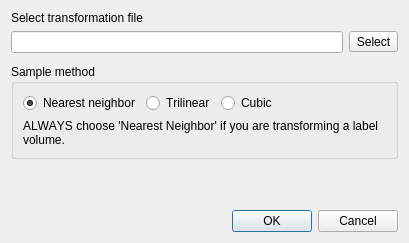
<?xml version="1.0" encoding="UTF-8"?>
<ui version="4.0">
 <class>DialogLoadTransform</class>
 <widget class="QDialog" name="DialogLoadTransform">
  <property name="geometry">
   <rect>
    <x>0</x>
    <y>0</y>
    <width>409</width>
    <height>243</height>
   </rect>
  </property>
  <property name="windowTitle">
   <string>Load Transform</string>
  </property>
  <layout class="QVBoxLayout" name="verticalLayout">
   <item>
    <widget class="QLabel" name="label">
     <property name="text">
      <string>Select transformation file</string>
     </property>
    </widget>
   </item>
   <item>
    <layout class="QHBoxLayout" name="horizontalLayout">
     <item>
      <widget class="QLineEdit" name="lineEditRegistration">
       <property name="enabled">
        <bool>true</bool>
       </property>
       <property name="minimumSize">
        <size>
         <width>0</width>
         <height>0</height>
        </size>
       </property>
      </widget>
     </item>
     <item>
      <widget class="QToolButton" name="toolButtonOpenRegistration">
       <property name="enabled">
        <bool>true</bool>
       </property>
       <property name="text">
        <string>Select</string>
       </property>
       <property name="icon">
        <iconset resource="freeview.qrc">
         <normaloff>:/resource/icons/file_open_16.png</normaloff>:/resource/icons/file_open_16.png</iconset>
       </property>
      </widget>
     </item>
    </layout>
   </item>
   <item>
    <spacer name="verticalSpacer_2">
     <property name="orientation">
      <enum>Qt::Vertical</enum>
     </property>
     <property name="sizeType">
      <enum>QSizePolicy::Fixed</enum>
     </property>
     <property name="sizeHint" stdset="0">
      <size>
       <width>5</width>
       <height>5</height>
      </size>
     </property>
    </spacer>
   </item>
   <item>
    <widget class="QGroupBox" name="groupBox">
     <property name="enabled">
      <bool>true</bool>
     </property>
     <property name="font">
      <font>
       <weight>50</weight>
       <bold>false</bold>
       <kerning>false</kerning>
      </font>
     </property>
     <property name="title">
      <string notr="true">Sample method</string>
     </property>
     <property name="flat">
      <bool>false</bool>
     </property>
     <property name="checkable">
      <bool>false</bool>
     </property>
     <layout class="QGridLayout" name="gridLayout">
      <item row="0" column="0">
       <widget class="QRadioButton" name="radioNearest">
        <property name="text">
         <string>Nearest neighbor</string>
        </property>
        <property name="checked">
         <bool>true</bool>
        </property>
       </widget>
      </item>
      <item row="0" column="1">
       <widget class="QRadioButton" name="radioTrilinear">
        <property name="text">
         <string>Trilinear</string>
        </property>
       </widget>
      </item>
      <item row="0" column="3">
       <spacer name="horizontalSpacer">
        <property name="orientation">
         <enum>Qt::Horizontal</enum>
        </property>
        <property name="sizeHint" stdset="0">
         <size>
          <width>115</width>
          <height>17</height>
         </size>
        </property>
       </spacer>
      </item>
      <item row="1" column="0" colspan="4">
       <widget class="QLabel" name="label_2">
        <property name="text">
         <string>ALWAYS choose 'Nearest Neighbor' if you are transforming a label volume.</string>
        </property>
        <property name="textFormat">
         <enum>Qt::PlainText</enum>
        </property>
        <property name="alignment">
         <set>Qt::AlignLeading|Qt::AlignLeft|Qt::AlignTop</set>
        </property>
        <property name="wordWrap">
         <bool>true</bool>
        </property>
       </widget>
      </item>
      <item row="0" column="2">
       <widget class="QRadioButton" name="radioCubic">
        <property name="text">
         <string>Cubic</string>
        </property>
       </widget>
      </item>
     </layout>
    </widget>
   </item>
   <item>
    <spacer name="verticalSpacer">
     <property name="orientation">
      <enum>Qt::Vertical</enum>
     </property>
     <property name="sizeType">
      <enum>QSizePolicy::MinimumExpanding</enum>
     </property>
     <property name="sizeHint" stdset="0">
      <size>
       <width>20</width>
       <height>5</height>
      </size>
     </property>
    </spacer>
   </item>
   <item>
    <widget class="QDialogButtonBox" name="buttonBox">
     <property name="orientation">
      <enum>Qt::Horizontal</enum>
     </property>
     <property name="standardButtons">
      <set>QDialogButtonBox::Cancel|QDialogButtonBox::Ok</set>
     </property>
    </widget>
   </item>
  </layout>
 </widget>
 <resources>
  <include location="freeview.qrc"/>
 </resources>
 <connections>
  <connection>
   <sender>buttonBox</sender>
   <signal>rejected()</signal>
   <receiver>DialogLoadTransform</receiver>
   <slot>reject()</slot>
   <hints>
    <hint type="sourcelabel">
     <x>325</x>
     <y>217</y>
    </hint>
    <hint type="destinationlabel">
     <x>286</x>
     <y>274</y>
    </hint>
   </hints>
  </connection>
  <connection>
   <sender>buttonBox</sender>
   <signal>accepted()</signal>
   <receiver>DialogLoadTransform</receiver>
   <slot>OnOK()</slot>
   <hints>
    <hint type="sourcelabel">
     <x>361</x>
     <y>205</y>
    </hint>
    <hint type="destinationlabel">
     <x>473</x>
     <y>182</y>
    </hint>
   </hints>
  </connection>
 </connections>
 <slots>
  <slot>OnOK()</slot>
 </slots>
</ui>
